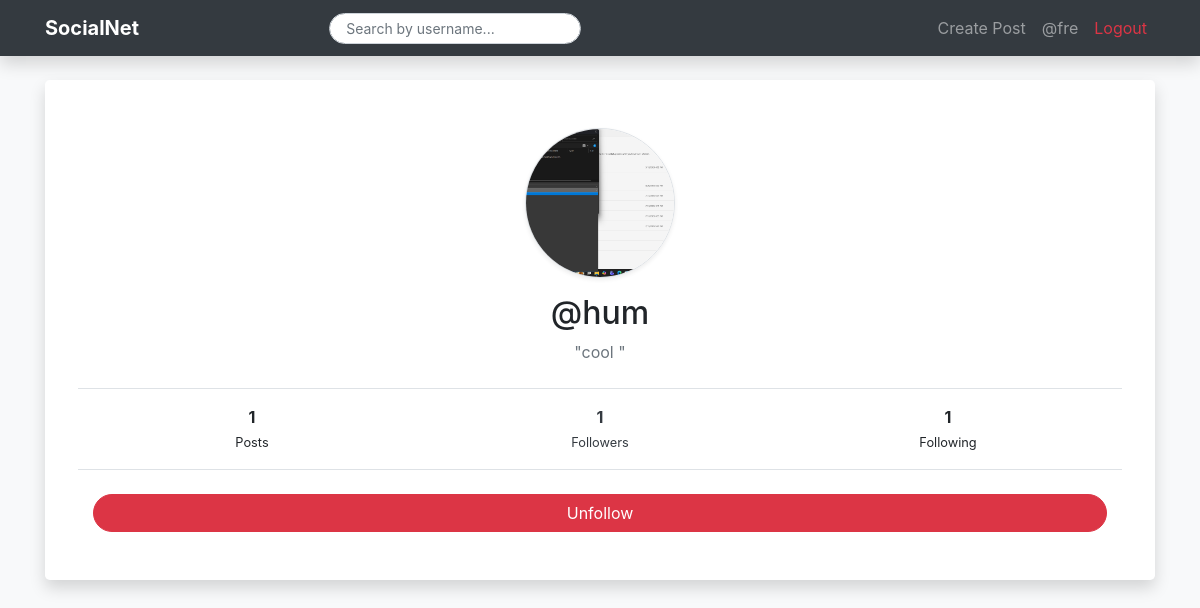
Screenshot of /profile/hum (signed in) with the database file from the repository.
### website/models.py (models this page shows)
class User(db.Model, UserMixin):
    id = db.Column(db.Integer, primary_key=True)
    email = db.Column(db.String(150), unique=True)
    username = db.Column(db.String(150), unique=True)
    password = db.Column(db.String(150))
    bio = db.Column(db.String(255), default="New member.")
    profile_pic = db.Column(db.String(150), default="default.png")
    posts = db.relationship('Post', backref='user', passive_deletes=True)
    comments = db.relationship('Comment', backref='user', passive_deletes=True)
    likes = db.relationship('Like', backref='user', passive_deletes=True)
    dislikes = db.relationship('Dislike', backref='user', passive_deletes=True)
    followed = db.relationship(
        'User', secondary=followers,
        primaryjoin=(followers.c.follower_id == id),
        secondaryjoin=(followers.c.followed_id == id),
        backref=db.backref('followers', lazy='dynamic'), lazy='dynamic')

### website/views.py (the view)
@views.route("/profile/<username>")
@login_required
def profile(username):
    user_to_show = User.query.filter_by(username=username).first()
    if not user_to_show:
        flash("User not found.", category="error")
        return redirect(url_for("views.home"))
    return render_template("profile.html", user=current_user, profile_user=user_to_show)

### website/__init__.py (called while the page is built)
def create_app():
    app = Flask(__name__)
    app.config['SECRET_KEY'] = "helloworld"
    app.config['SQLALCHEMY_DATABASE_URI'] = f"sqlite:///{DB_NAME}"
    upload_folder = path.join(app.root_path, 'static', 'uploads')
    app.config['UPLOAD_FOLDER'] = upload_folder
    if not path.exists(upload_folder):
        makedirs(upload_folder)
    db.init_app(app)
    from .views import views
    from .auth import auth
    app.register_blueprint(views, url_prefix="/")
    app.register_blueprint(auth, url_prefix="/")
    from .models import User, Post, Comment, Like, Dislike
    with app.app_context():
        db.create_all()
    login_manager = LoginManager()
    login_manager.login_view = "auth.login"
    login_manager.init_app(app)
    @login_manager.user_loader
    def load_user(id):
        return User.query.get(int(id))
    return app

### website/templates/profile.html
{% extends "base.html" %}
{% block content %}
<div class="card p-5 shadow border-0 text-center mb-4 rounded-lg">
    <img src="{{ url_for('static', filename='uploads/' + profile_user.profile_pic) }}"
         class="rounded-circle border mx-auto mb-3 shadow-sm" style="width: 150px; height: 150px; object-fit: cover;">
    <h2 class="fw-bold">@{{ profile_user.username }}</h2>
    <p class="text-muted">"{{ profile_user.bio }}"</p>
    <div class="row border-top border-bottom py-3 mb-4 mt-2">
        <div class="col"><strong>{{ profile_user.posts|length }}</strong><br><small>Posts</small></div>
        <div class="col">
            <a href="{{ url_for('views.followers_list', username=profile_user.username) }}" class="text-dark">
                <strong>{{ profile_user.followers.count() }}</strong><br><small>Followers</small>
            </a>
        </div>
        <div class="col"><strong>{{ profile_user.followed.count() }}</strong><br><small>Following</small></div>
    </div>
    {% if user.id == profile_user.id %}
        <a href="{{ url_for('views.edit_profile') }}" class="btn btn-outline-primary rounded-pill px-5">Edit Profile</a>
    {% else %}
        {% if user.followed.filter_by(id=profile_user.id).first() %}
            <a href="{{ url_for('views.unfollow', username=profile_user.username) }}" class="btn btn-danger px-5 rounded-pill">Unfollow</a>
        {% else %}
            <a href="{{ url_for('views.follow', username=profile_user.username) }}" class="btn btn-primary px-5 rounded-pill">Follow</a>
        {% endif %}
    {% endif %}
</div>
{% endblock %}

### website/templates/base.html (shortened to what this page needs)
<!DOCTYPE html>
<html>
  <head>
    <link rel="stylesheet" href="https://stackpath.bootstrapcdn.com/bootstrap/4.4.1/css/bootstrap.min.css" />
    <link rel="stylesheet" href="https://cdnjs.cloudflare.com/ajax/libs/font-awesome/5.15.4/css/all.min.css" />
  </head>
  <body class="bg-light">
    <nav class="navbar navbar-expand-lg navbar-dark bg-dark sticky-top shadow">
      <div class="container">
        <a class="navbar-brand font-weight-bold" href="/">SocialNet</a>
        <div class="collapse navbar-collapse" id="navbar">
          <form class="form-inline mx-auto" action="/home" method="GET">
            <input class="form-control form-control-sm rounded-pill px-3"
                   type="search" name="search"
                   placeholder="Search by username..."
                   value="{{ search_query if search_query else '' }}">
          </form>
          <div class="navbar-nav ml-auto">
            {% if user.is_authenticated %}
            <a class="nav-item nav-link" href="{{ url_for('views.create_post') }}">Create Post</a>
            <a class="nav-item nav-link" href="/profile/{{ user.username }}">@{{ user.username }}</a>
            <a class="nav-item nav-link text-danger" href="/logout">Logout</a>
            {% else %}
            <a class="nav-item nav-link" href="/login">Login</a>
            {% endif %}
          </div>
        </div>
      </div>
    </nav>
    <div class="container mt-4">{% block content %}{% endblock %}</div>
  </body>
</html>

### rows the page displays
User: username "fre"
User: profile_pic (picture), username "hum", bio "cool"

### other values shown
{{ profile_user.posts|length }} "1"
{{ profile_user.followers.count() }} "1"
{{ profile_user.followed.count() }} "1"
